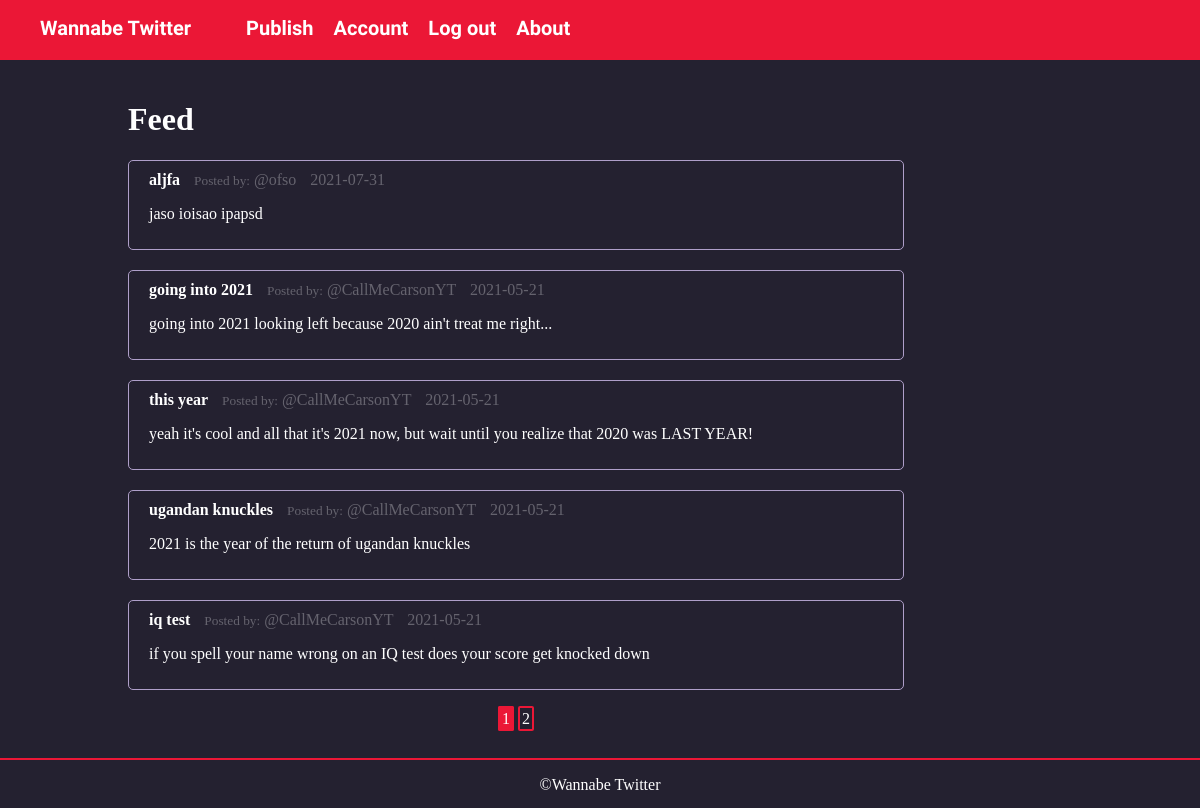
Screenshot of /home (signed in) with the database file from the repository.
### flaskblog/models.py (models this page shows, shortened)
class Post(db.Model):
    id = db.Column(db.Integer, primary_key=True)
    title = db.Column(db.String(100), nullable=False)
    date_posted = db.Column(db.DateTime(), nullable=False, default=datetime.utcnow)
    content = db.Column(db.Text, nullable=False)
    user_id = db.Column(db.Integer, db.ForeignKey('user.id'), nullable=False)

class User(db.Model, UserMixin):
    id = db.Column(db.Integer, primary_key=True)
    username = db.Column(db.String(20), unique=True, nullable=False)
    email = db.Column(db.String(120), unique=True, nullable=False)
    image = db.Column(db.String(20), nullable=False, default="default.jpg")
    password = db.Column(db.String(60), nullable=False)
    posts = db.relationship('Post', backref="author", lazy=True)

### flaskblog/routes.py (the view)
@app.route("/")
@app.route("/home")
def home():
    page = request.args.get('page', 1, type=int)
    posts = Post.query.order_by(Post.date_posted.desc()).paginate(page=page, per_page=5)
    return render_template("home.html", posts=posts)

### flaskblog/models.py (called while the page is built)
@login_manager.user_loader
def load_user(user_id):
    return User.query.get(int(user_id))

### flaskblog/templates/home.html
{% extends "layout.html" %}
{% block body %}
    <h1>Feed</h1>
    {% for post in posts.items %}
        <div class="post">
            <div class="post-header">
                <a href="{{ url_for('post', post_id=post.id) }}" class="post-title">{{ post.title }}</a>
                <small>Posted by:</small>
                <a href="{{ url_for('user_posts', username=post.author.username) }}" id="user">@{{ post.author.username }}</a>
                <a id="date">{{ post.date_posted.strftime('%Y-%m-%d') }}</a>
            </div>
            <p class="post-content">{{ post.content}}</p>
        </div>
    {% endfor %}
    <div id='pagination'>
        {% for page_num in posts.iter_pages(left_edge=1, right_edge=1, left_current=1, right_current=2) %}
            {% if page_num %}
                {% if posts.page == page_num %}
                    <a class="current_page page_num" href="{{ url_for('home', page=page_num) }}">{{ page_num }}</a>
                {% else %}
                    <a class='page_num' href="{{ url_for('home', page=page_num) }}">{{ page_num }}</a>
                {% endif %}
            {% else %}
                ...
            {% endif %}
        {% endfor %}
    </div>
{% endblock %}

### flaskblog/static/main.css (style rules this page uses)
*, *:before, *:after { -webkit-box-sizing: border-box; -moz-box-sizing: border-box; box-sizing: border-box; }
:root { --purple: #242130; --light-purple: #65636e; --red: #eb1736; --brown: #443937; --border-color: #AF9FC9; --success-bg: rgba(50,205,50, 0.2); --success-txt: #75ff1a; --invalid-bg: rgba(255,77,77, 0.2); --invalid-txt: rgb(255,25,25); --info-bg: rgba(0, 0, 230, 02); --info-txt: rgb(0, 0, 204); }
body { color: white; background-color: var(--purple); }
body, header { margin: 0; padding: 0; }
a { text-decoration: none; }
.post { border: 1px solid var(--border-color); border-radius: 5px; padding: 10px 20px; margin: 20px 0; }
.post-header { color: var(--light-purple); }
.post-title { color: white; font-weight: 600; padding-right: 10px; }
#date { margin-left: 10px; }
#user { color: var(--light-purple); }
#pagination { color: white; text-align: center; }
.page_num { color: white; border: 2px solid var(--red); padding: 2px; border-radius: 2px; }
.current_page, .page_num:hover { background-color: var(--red); }

### rows the page displays
Post: title "aljfa", author.username "ofso", date_posted "2021-07-31", content "jaso ioisao ipapsd"
Post: title "going into 2021", author.username "CallMeCarsonYT", date_posted "2021-05-21", content "going into 2021 looking left because 2020 ain't treat me right..."
Post: title "this year", author.username "CallMeCarsonYT", date_posted "2021-05-21", content "yeah it's cool and all that it's 2021 now, but wait until you realize that 2020 was LAST YEAR!"
Post: title "ugandan knuckles", author.username "CallMeCarsonYT", date_posted "2021-05-21", content "2021 is the year of the return of ugandan knuckles"
Post: title "iq test", author.username "CallMeCarsonYT", date_posted "2021-05-21", content "if you spell your name wrong on an IQ test does your score get knocked down"

### other values shown
{{ page_num }} "1"
{{ page_num }} "2"
